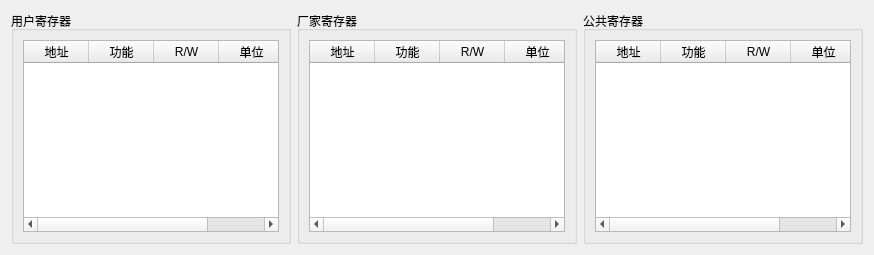
          <widget class="QWidget" name="tab_7">
           <attribute name="title">
            <string>Z轴</string>
           </attribute>
           <layout class="QHBoxLayout" name="horizontalLayout_20">
            <item>
             <widget class="QGroupBox" name="groupBox_11">
              <property name="title">
               <string>用户寄存器</string>
              </property>
              <layout class="QGridLayout" name="gridLayout_10">
               <item row="0" column="0">
                <widget class="QTableWidget" name="ZUserRegtableWidget">
                 <property name="frameShape">
                  <enum>QFrame::Shape::StyledPanel</enum>
                 </property>
                 <property name="frameShadow">
                  <enum>QFrame::Shadow::Sunken</enum>
                 </property>
                 <property name="lineWidth">
                  <number>1</number>
                 </property>
                 <property name="gridStyle">
                  <enum>Qt::PenStyle::SolidLine</enum>
                 </property>
                 <property name="rowCount">
                  <number>0</number>
                 </property>
                 <attribute name="horizontalHeaderCascadingSectionResizes">
                  <bool>false</bool>
                 </attribute>
                 <attribute name="horizontalHeaderDefaultSectionSize">
                  <number>65</number>
                 </attribute>
                 <attribute name="verticalHeaderCascadingSectionResizes">
                  <bool>false</bool>
                 </attribute>
                 <column>
                  <property name="text">
                   <string>地址</string>
                  </property>
                 </column>
                 <column>
                  <property name="text">
                   <string>功能</string>
                  </property>
                 </column>
                 <column>
                  <property name="text">
                   <string>R/W</string>
                  </property>
                 </column>
                 <column>
                  <property name="text">
                   <string>单位</string>
                  </property>
                 </column>
                </widget>
               </item>
              </layout>
             </widget>
            </item>
            <item>
             <widget class="QGroupBox" name="groupBox_13">
              <property name="title">
               <string>厂家寄存器</string>
              </property>
              <layout class="QGridLayout" name="gridLayout_12">
               <item row="0" column="0">
                <widget class="QTableWidget" name="ZFacRegtableWidget">
                 <property name="rowCount">
                  <number>0</number>
                 </property>
                 <attribute name="horizontalHeaderCascadingSectionResizes">
                  <bool>false</bool>
                 </attribute>
                 <attribute name="horizontalHeaderDefaultSectionSize">
                  <number>65</number>
                 </attribute>
                 <column>
                  <property name="text">
                   <string>地址</string>
                  </property>
                 </column>
                 <column>
                  <property name="text">
                   <string>功能</string>
                  </property>
                 </column>
                 <column>
                  <property name="text">
                   <string>R/W</string>
                  </property>
                 </column>
                 <column>
                  <property name="text">
                   <string>单位</string>
                  </property>
                 </column>
                </widget>
               </item>
              </layout>
             </widget>
            </item>
            <item>
             <widget class="QGroupBox" name="groupBox_12">
              <property name="title">
               <string>公共寄存器</string>
              </property>
              <layout class="QGridLayout" name="gridLayout_11">
               <item row="0" column="0">
                <widget class="QTableWidget" name="ZCommonRegtableWidge">
                 <property name="frameShape">
                  <enum>QFrame::Shape::StyledPanel</enum>
                 </property>
                 <property name="frameShadow">
                  <enum>QFrame::Shadow::Sunken</enum>
                 </property>
                 <property name="lineWidth">
                  <number>1</number>
                 </property>
                 <property name="gridStyle">
                  <enum>Qt::PenStyle::SolidLine</enum>
                 </property>
                 <property name="rowCount">
                  <number>0</number>
                 </property>
                 <attribute name="horizontalHeaderCascadingSectionResizes">
                  <bool>false</bool>
                 </attribute>
                 <attribute name="horizontalHeaderDefaultSectionSize">
                  <number>65</number>
                 </attribute>
                 <attribute name="verticalHeaderCascadingSectionResizes">
                  <bool>false</bool>
                 </attribute>
                 <column>
                  <property name="text">
                   <string>地址</string>
                  </property>
                 </column>
                 <column>
                  <property name="text">
                   <string>功能</string>
                  </property>
                 </column>
                 <column>
                  <property name="text">
                   <string>R/W</string>
                  </property>
                 </column>
                 <column>
                  <property name="text">
                   <string>单位</string>
                  </property>
                 </column>
                </widget>
               </item>
              </layout>
             </widget>
            </item>
           </layout>
          </widget>
